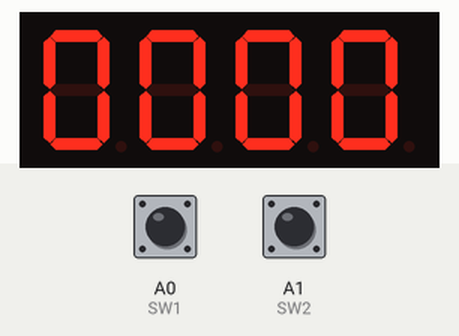
Recording of a sketch running on a simulated Arduino Uno, built with avr-gcc and run on an emulated ATmega328P. On the bench: 4-digit seven-segment display. Wiring (inferred from the names in the program): 4-digit 7-segment display, segments lit when HIGH: segments pin 2, pin 3, pin 4, pin 5, pin 6, pin 7, pin 8, pin 9; digit selects pin 10, pin 11, pin 12, pin 13. The test bench sets the inputs (shaded band); at power-on: A0 (SW1) HIGH, A1 (SW2) HIGH. The segment pins are drawn as the display they are named for.

Above: at 1.2 s.
1.3 s: A0 (SW1) pulled LOW for 0.15 s
At 1.64 s:
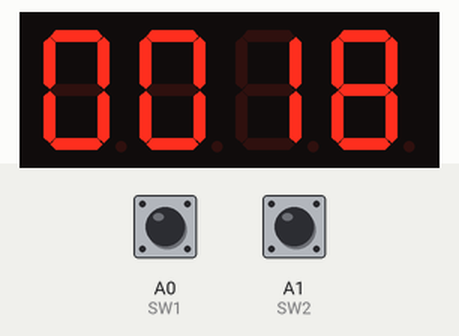
2.0 s: A0 (SW1) pulled LOW for 1 s
At 4.1 s:
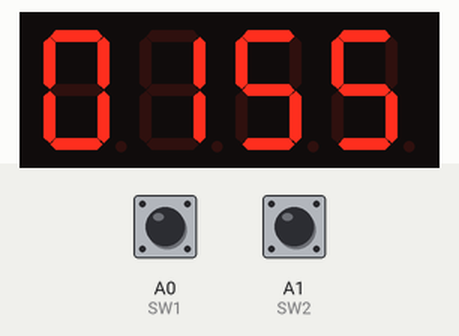
4.5 s: A0 (SW1) pulsed LOW 5 times (0.12 s each, 0.3 s apart)
At 8.1 s:
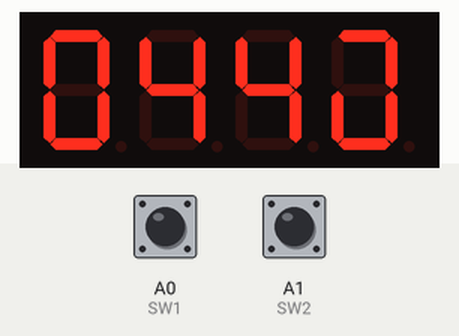
9.0 s: A1 (SW2) pulled LOW for 1 s
At 10.02 s:
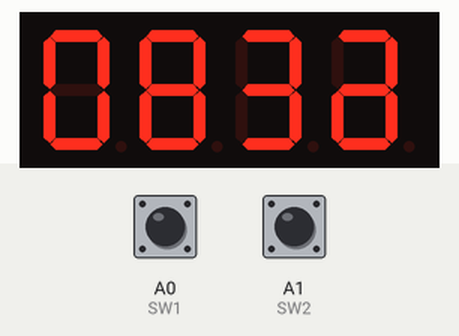

The sketch:

25_stop_watch.ino
```cpp
#define time_val  1

#include "PinChangeInterrupt.h"
#include "TimerOne.h"

const int SW1 = A0, SW2 = A1;
                          // a, b, c, d, e, f, g, dp
const int FND_DATA_PIN[8] = {2, 3, 4, 5, 6, 7, 8, 9};
                           // D1, D2, D3, D4
const int FND_DIGIT_PIN[4] = {10, 11, 12, 13};
const unsigned char FND_DATA[16] = {0x3F,0x06,0x5B,0x4F,0x66,0x6D,0x7D,0x07,
                                    0x7F,0x6F,0x5F,0x7C,0x58,0x5E,0x79,0x71};
const unsigned char FND_DIGIT[4] = {0xE, 0xD, 0xB, 0x7};
int i = 0, j = 0, k = 0;
static unsigned int time_S = 0;
int flag_stopwatch = 0;   // 0:stop, 1:start

void setup() {
  // put your setup code here, to run once:
  display_init();

  pinMode(SW1, INPUT);
  pinMode(SW2, INPUT);

  // 인터럽트 설정
  attachPCINT(digitalPinToPCINT(SW1), sw1_Pressed, RISING);
  attachPCINT(digitalPinToPCINT(SW2), sw2_Pressed, RISING);

  Timer1.initialize(10000); // 주기가 1초인 타이머 설정
  Timer1.attachInterrupt(timer1_callback);
}

void loop() {
  // put your main code here, to run repeatedly:
  display_numbers(time_S);
}

// 사용자 함수
void sw1_Pressed(){
  flag_stopwatch = (flag_stopwatch==1)? 0 : 1;
}

void sw2_Pressed(){
  time_S = 0;
  flag_stopwatch = 0;
}

void timer1_callback()    // 1초마다 호출
{
  if(flag_stopwatch==1){
    time_S++;
  }
}

void display_init(){
  for(int x=0; x<8; x++){
    pinMode(FND_DATA_PIN[x], OUTPUT);
  }
  for(int y=0; y<4; y++){
    pinMode(FND_DIGIT_PIN[y], OUTPUT);
  }
}

void display_clear(){
  for(int x=0; x<8; x++){
    digitalWrite(FND_DATA_PIN[x], LOW);
  }
  for(int y=0; y<4; y++){
    digitalWrite(FND_DIGIT_PIN[y], HIGH);
  }
}

void display_numbers(int num){   // 8475
  int num_tbl[4] = {};

  num_tbl[0] = num/1000;        // 천의 자리
  num_tbl[1] = (num%1000)/100;  // 백의 자리
  num_tbl[2] = (num%100)/10;    // 십의 자리
  num_tbl[3] = num%10;          // 일의 자리

  for(i=0; i<4; i++){
    display_clear();
    for(k=0; k<8; k++){
      digitalWrite(FND_DATA_PIN[k], FND_DATA[num_tbl[i]]&(0x01<<k));
    }
    for(j=0; j<4; j++){
      digitalWrite(FND_DIGIT_PIN[j], FND_DIGIT[i]&(0x01<<j));
    }
    delay(time_val);
  }
}
```

Measured:
- after the input at 1.3 s, the display: first changes after 0.22 s (image 1 shows a later state)
- after the input at 4.5 s, the display: first changes after 0.18 s (image 3 shows a later state)
- after the input at 9.0 s, the display: first differs from a run without the input after 1.0 s (image 4)
